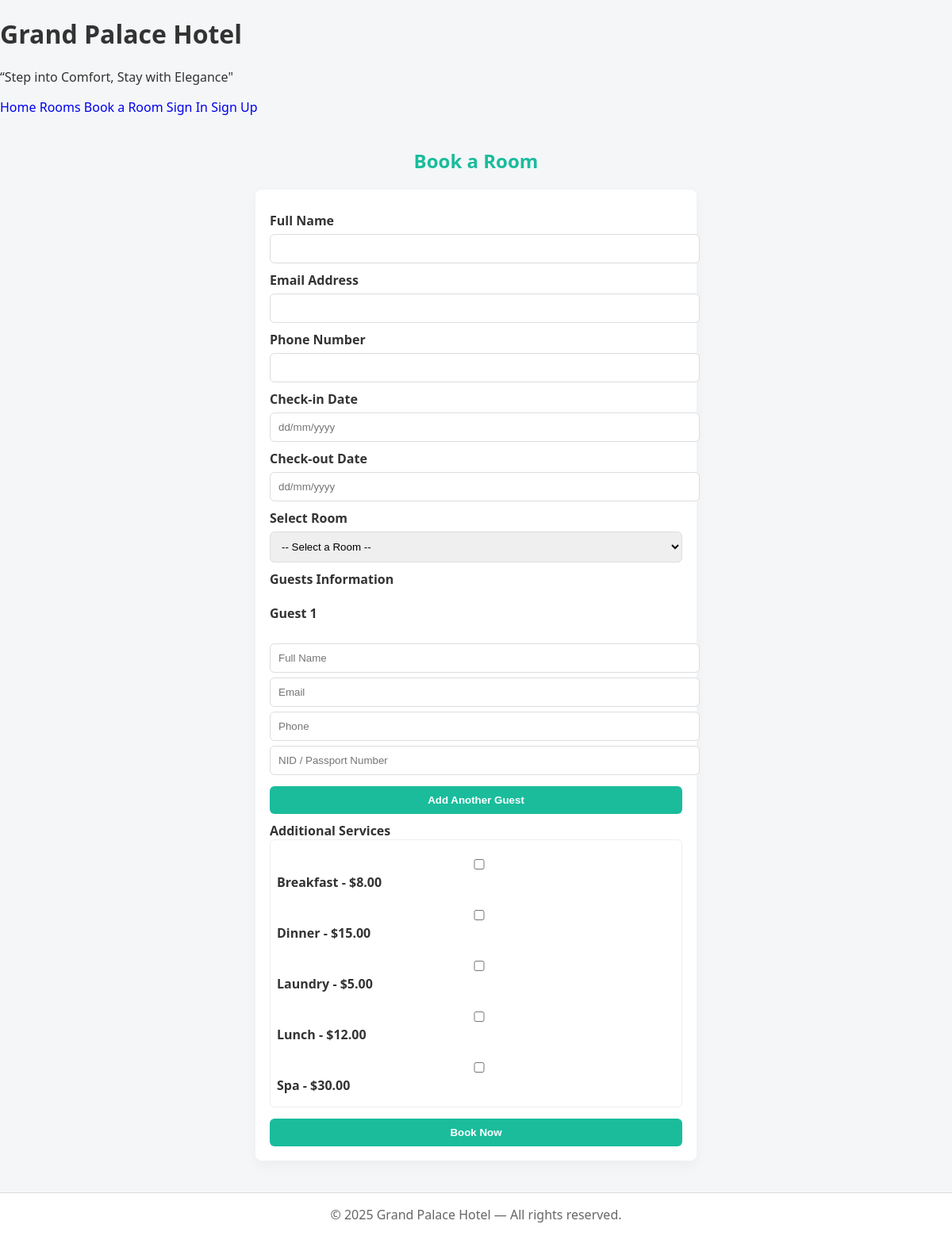
The page /bookroom.php on the database its author committed.
### tables this page shows
CREATE TABLE `services` (
  `id` int(11) NOT NULL,
  `name` varchar(150) NOT NULL,
  `price` decimal(10,2) NOT NULL DEFAULT 0.00
);

### bookroom.php (the view, shortened to what this page needs)
<?php
require_once "includes/db.php";
$svcRes = $conn->query("SELECT id,name,price FROM services ORDER BY name ASC");
$services = [];
while ($s = $svcRes->fetch_assoc()) $services[] = $s;
include("includes/header.php");
include("includes/navbar.php");
?>
<link rel="stylesheet" href="/hotel_management_system/css/bookroom.css">
<div class="container">
<center><h2 style="color:#1abc9c;">Book a Room</h2></center>
<form class="bookroom-form" method="post" action="bookroom.php" onsubmit="return prepareBookingDates()">
    <label for="name">Full Name</label>
    <input type="text" id="name" name="name" value="<?= htmlspecialchars($_SESSION['fullname'] ?? '') ?>" required>
    <label for="email">Email Address</label>
    <input type="email" id="email" name="email" value="<?= htmlspecialchars($_SESSION['email'] ?? '') ?>" required>
    <label for="phone">Phone Number</label>
    <input type="text" id="phone" name="phone" value="<?= htmlspecialchars($_SESSION['phone'] ?? '') ?>" required>
    <label for="checkin">Check-in Date</label>
    <input type="text" id="checkin" name="checkin" placeholder="dd/mm/yyyy" required readonly>
    <label for="checkout">Check-out Date</label>
    <input type="text" id="checkout" name="checkout" placeholder="dd/mm/yyyy" required readonly>
    <label for="room_id">Select Room</label>
    <select id="room_id" name="room_id" required>
        <option value="">-- Select a Room --</option>
    </select>
    <label>Guests Information</label>
    <div id="guests-container">
        <div class="guest" data-index="0">
            <h4>Guest 1</h4>
            <input type="text" name="guests[0][guest_name]" placeholder="Full Name" required>
            <input type="email" name="guests[0][guest_email]" placeholder="Email" required>
            <input type="text" name="guests[0][guest_phone]" placeholder="Phone" required>
            <input type="text" name="guests[0][guest_nid]" placeholder="NID / Passport Number" required>
        </div>
    </div>
    <button type="button" onclick="addGuest()">Add Another Guest</button>
    <?php if (!empty($services)): ?>
        <label>Additional Services</label>
        <div style="border:1px solid #eee; padding:8px; border-radius:6px;">
            <?php foreach ($services as $s): ?>
                <div style="display:flex; align-items:center; gap:12px; margin-bottom:8px;">
                    <label style="flex:1;">
                        <input type="checkbox" name="services[<?= $s['id'] ?>]" value="1" onchange="toggleQty(this, <?= $s['id'] ?>)">
                        <?= htmlspecialchars($s['name']) ?> - $<?= number_format($s['price'],2) ?>
                    </label>
                </div>
            <?php endforeach; ?>
        </div>
    <?php endif; ?>
    <button type="submit">Book Now</button>
</form>
</div>
<link rel="stylesheet" href="https://cdn.jsdelivr.net/npm/flatpickr/dist/flatpickr.min.css">
<?php include("includes/footer.php"); ?>

### css/homepage.css (style rules this page uses)
body { font-family: 'Segoe UI', Tahoma, Geneva, Verdana, sans-serif; margin:0; padding:0; background:#f4f6f8; color:#333; }
.container { max-width:1100px; margin:40px auto; padding:0 16px; }

### css/bookroom.css (style rules this page uses)
.bookroom-form { max-width:520px; margin:20px auto; background:#fff; padding:18px; border-radius:8px; box-shadow:0 6px 18px rgba(0,0,0,0.04); }
.bookroom-form label { display:block; margin-top:10px; font-weight:600; }
.bookroom-form input, .bookroom-form select { width:100%; padding:10px; margin-top:6px; border:1px solid #ddd; border-radius:6px; }
.bookroom-form button { margin-top:14px; padding:10px 14px; border:none; background:#1abc9c; color:#fff; border-radius:6px; cursor:pointer; width:100%; font-weight:700; }

### rows shown on the page
services: name "Breakfast", price "8.00"
services: name "Dinner", price "15.00"
services: name "Laundry", price "5.00"
services: name "Lunch", price "12.00"
services: name "Spa", price "30.00"
